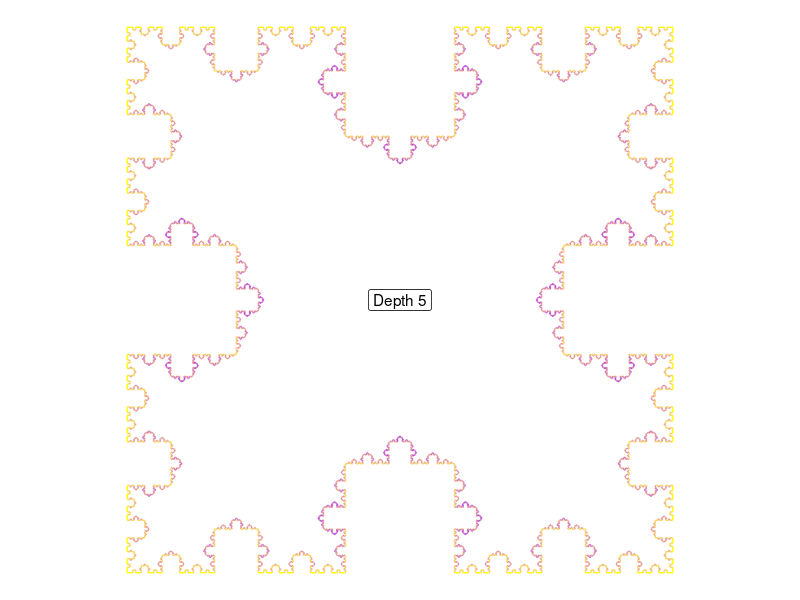

Here is the R script that generated this plot:
library(ggplot2)
library(data.table)

xstart <- 0
ystart <- 0
angle <- 0

segments <- list()

move <- function(length, pendown=TRUE)
{
  yend <<- ystart + sin(angle)*length
  xend <<- xstart + cos(angle)*length
  if (pendown) segments[[1+length(segments)]] <<- c(xstart, ystart, xend, yend, length)
  xstart <<- xend
  ystart <<- yend
}

turn <- function(a)
{
  angle <<- angle+a
}

draw <- function(depth, length)
{
  if (depth == 0) {
    move(length)
  } else {
    w <- 2.5
    l1 <- length/w
    l2 <- length-2*l1
    draw(depth-1, l1)
    turn(pi/2)
    draw(depth-1, l2)
    turn(-pi/2)
    draw(depth-1, l2)
    turn(-pi/2)
    draw(depth-1, l2)
    turn(pi/2)
    draw(depth-1, l1)
  }
}

size <- 10
depth <- 5
draw(depth, size)
turn(pi/2)
draw(depth, size)
turn(pi/2)
draw(depth, size)
turn(pi/2)
draw(depth, size)
turn(pi/2)

plotdata <- as.data.table(t(as.data.table(segments)))
setnames(plotdata, c("x0","y0","x1","y1","depth"))
plotdata[, i:=seq(.N)]
plt <- ggplot(plotdata, aes(x=x0,y=y0,xend=x1,yend=y1)) +
  geom_segment(aes(color=log(depth)))+
  scale_color_gradient(low="purple", high="yellow", guide=F)+
  coord_fixed(ratio=1)+
  #geom_point()+
  #geom_text(aes(label=i))+
  geom_label(data = data.table(x0=mean(plotdata$x0),y0=mean(plotdata$y0),x1=0,y1=0), 
             mapping=aes(label=paste("Depth",depth)))+
  theme_void()
print(plt)

